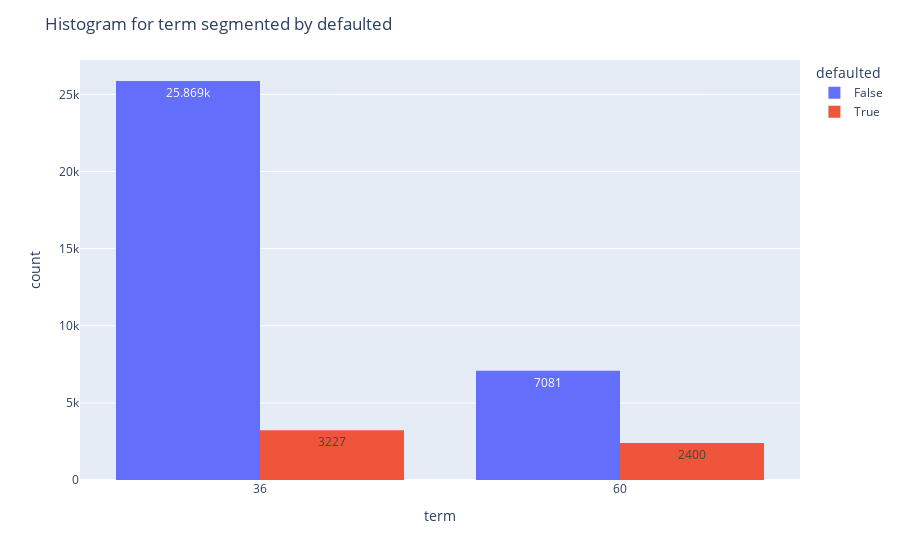

Notebook code for this chart:
### Code cell
plot_hist('term')

### Figure 1 — Plotly figure (JSON) as saved in the notebook; plotly's stock layout.template omitted (floating-point values rounded to 4 significant figures; data arrays with more than 128 entries replaced by an {"elided": "..."} marker saying what was removed)
{"data": [{"alignmentgroup": "True", "bingroup": "x", "hovertemplate": "defaulted=False<br>term=%{x}<br>count=%{y}<extra></extra>", "legendgroup": "False", "marker": {"color": "#636efa", "pattern": {"shape": ""}}, "name": "False", "offsetgroup": "False", "orientation": "v", "showlegend": true, "texttemplate": "%{value}", "type": "histogram", "x": {"elided": "32950 int values"}, "xaxis": "x", "yaxis": "y"}, {"alignmentgroup": "True", "bingroup": "x", "hovertemplate": "defaulted=True<br>term=%{x}<br>count=%{y}<extra></extra>", "legendgroup": "True", "marker": {"color": "#EF553B", "pattern": {"shape": ""}}, "name": "True", "offsetgroup": "True", "orientation": "v", "showlegend": true, "texttemplate": "%{value}", "type": "histogram", "x": {"elided": "5627 int values"}, "xaxis": "x", "yaxis": "y"}], "layout": {"barmode": "group", "legend": {"title": {"text": "defaulted"}, "tracegroupgap": 0}, "margin": {"t": 60}, "title": {"text": "Histogram for term segmented by defaulted"}, "xaxis": {"anchor": "y", "categoryarray": [36, 60], "categoryorder": "array", "domain": [0, 1], "title": {"text": "term"}, "type": "category"}, "yaxis": {"anchor": "x", "domain": [0, 1], "title": {"text": "count"}}}}
